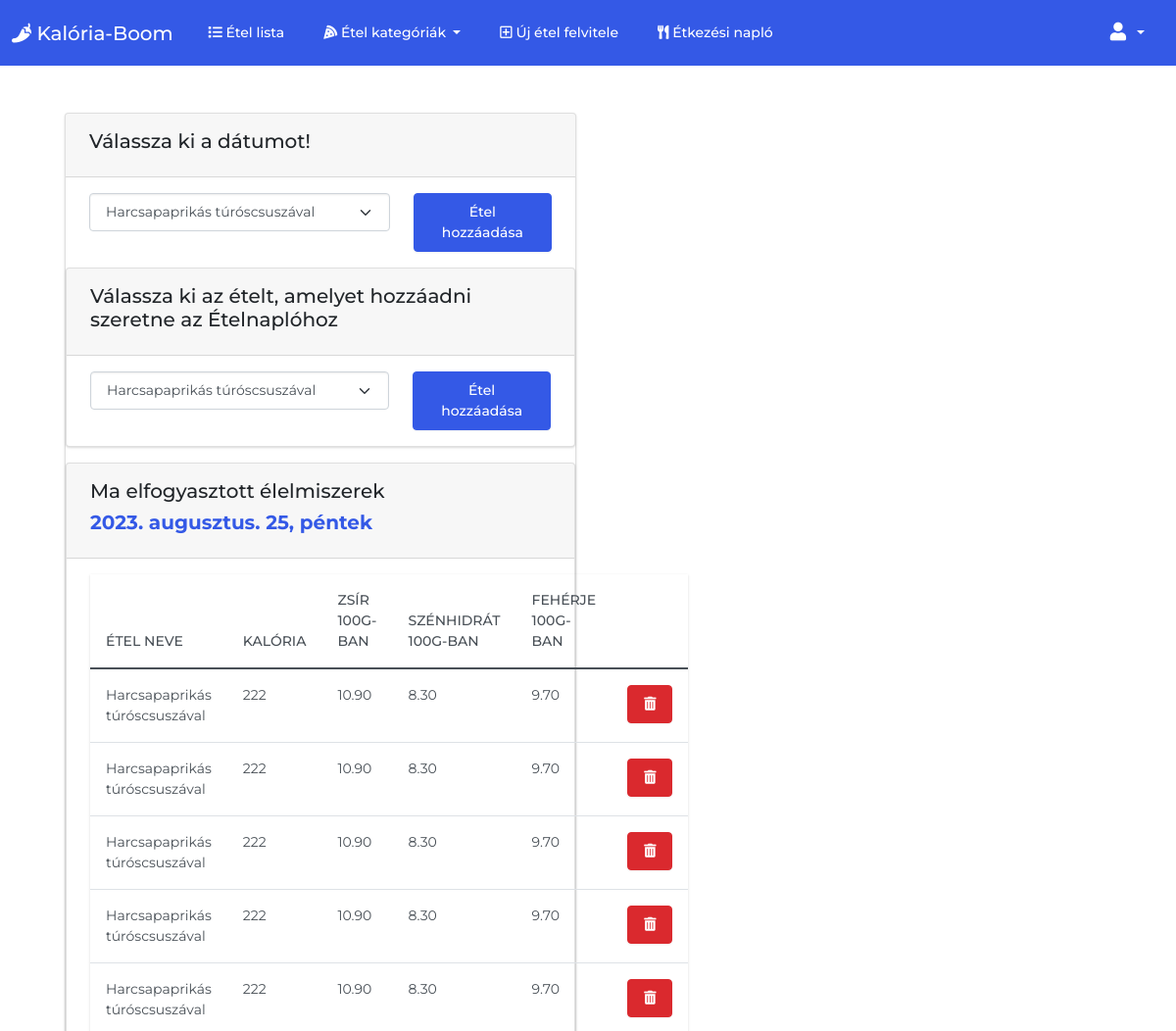
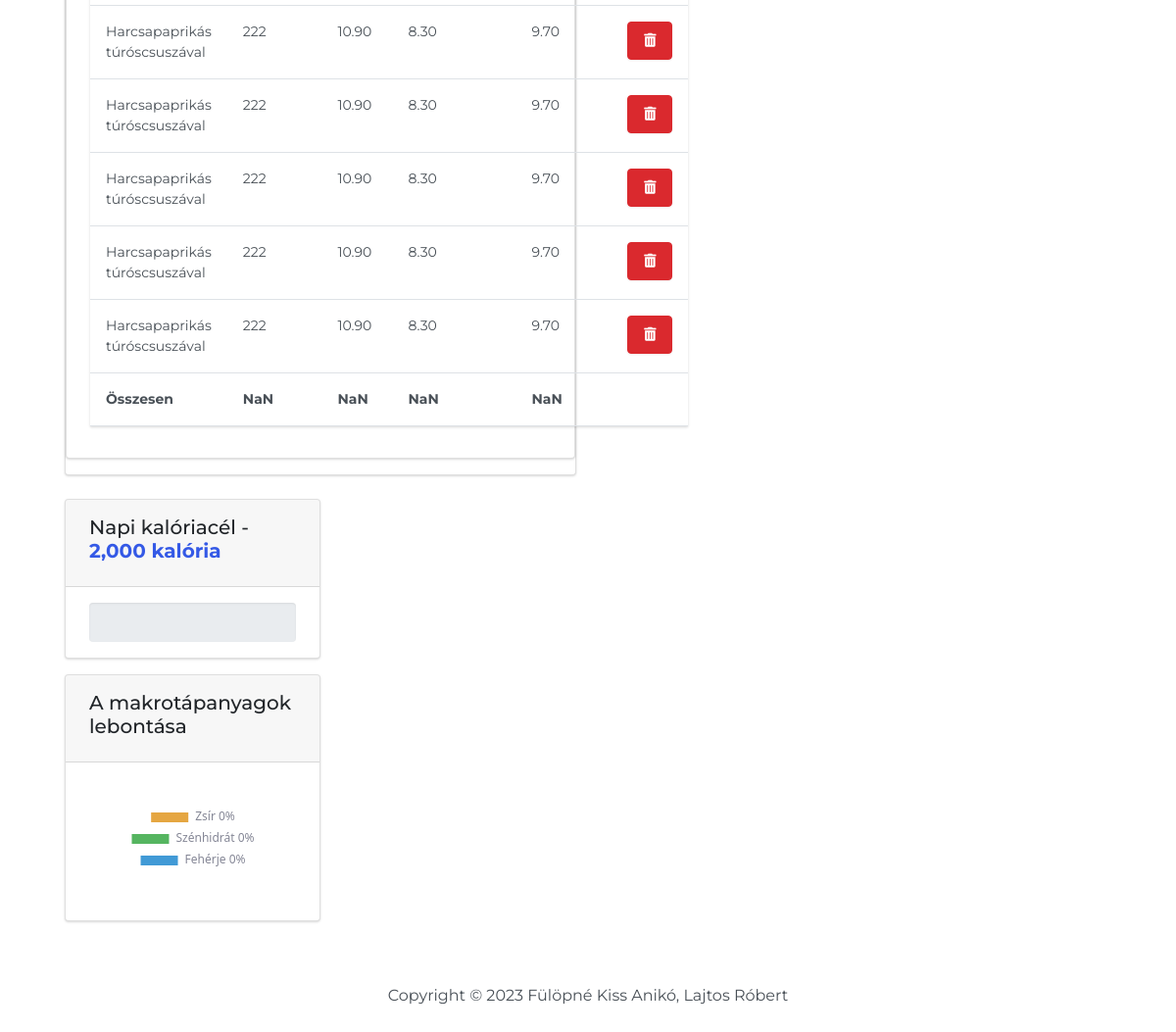
Screenshot of /food/foodlog (signed in) with the database file from the repository (2 pictures, top to bottom).
### foodtracker/models.py (models this page shows, shortened)
class FoodLog(models.Model):
    user = models.ForeignKey(User, on_delete=models.CASCADE)
    food_consumed = models.ForeignKey(Food, on_delete=models.CASCADE)
    food_date = models.DateField(default=datetime.now, blank=False)
    class Meta:
        verbose_name = 'Food Log'
        verbose_name_plural = 'Food Log'

class Food(models.Model):
    food_name = models.CharField(max_length=200)
    quantity = models.DecimalField(max_digits=7, decimal_places=2, default=100.00)
    calories = models.IntegerField(default=0)
    fat = models.DecimalField(max_digits=7, decimal_places=2)
    carbohydrates = models.DecimalField(max_digits=7, decimal_places=2)
    protein = models.DecimalField(max_digits=7, decimal_places=2)
    category = models.ForeignKey(FoodCategory, on_delete=models.CASCADE, related_name='food_category')

### foodtracker/views.py (the view)
# urls.py: path('food/foodlog', views.food_log_view, name='food_log'),
@login_required
def food_log_view(request):
    if request.method == 'POST':
        foods = Food.objects.all()
        food = request.POST['food_consumed']
        food_consumed = Food.objects.get(food_name=food)
        food_date = datetime.now()
        user = request.user
        food_log = FoodLog(user=user, food_consumed=food_consumed, food_date=food_date)
        food_log.save()
    else:  # GET method
        foods = Food.objects.all()
    user_food_log = FoodLog.objects.filter(user=request.user)
    return render(request, 'food_log.html', {
        'categories': FoodCategory.objects.all(),
        'foods': foods,
        'user_food_log': user_food_log
    })

### foodtracker/models.py (called while the page is built)
    def __str__(self):
        return f'{self.category_name}'

    @property
    def count_food_by_category(self):
        return Food.objects.filter(category=self).count()

### templates/food_log.html (shortened to what this page needs)
{% extends 'base.html' %}
{% load static %}
{% block body %}
<div class='py-4 mt-auto'>
    <div class='container-fluid px-4'>
        <div class='row justify-content-center'>
            <div class='col-xl-12'>
                    <div class='row'>
                        <div class='col-md-6 mt-4'>
                            <div class='card bg-secondary mb-3'>
                                <div class='card-header'>
                                    <h5>Válassza ki a dátumot!</h5>
                                </div>
                                <div class='card-body'>
                                    <div class='form-group'>
                                        <form method='POST'>
                                            <div class='form-group'>
                                                <div class='row'>
                                                    <div class='col-8'>
                                                        <select class='form-select' name='food_consumed' id='food_consumed'>
                                                            {% for food in foods %}
                                                                <option value='{{food.food_name}}'>
                                                                    {{ food.food_name }}
                                                                </option>
                                                            {% endfor %}
                                                        </select>
                                                    </div>
                                                    <div class='col-4'>
                                                        <button type='submit' class='btn btn-primary'>
                                                            Étel hozzáadása
                                                        </button>
                                                    </div>
                                                </div>
                                            </div>
                                        </form>
                                    </div>
                                </div>
                            <div class='card bg-secondary mb-3'>
                                <div class='card-header'>
                                    <h5>Válassza ki az ételt, amelyet hozzáadni szeretne az Ételnaplóhoz</h5>
                                </div>
                                <div class='card-body'>
                                    <div class='form-group'>
                                        <form method='POST'>
                                            <div class='form-group'>
                                                <div class='row'>
                                                    <div class='col-8'>
                                                        <select class='form-select' name='food_consumed' id='food_consumed'>
                                                            {% for food in foods %}
                                                                <option value='{{food.food_name}}'>
                                                                    {{ food.food_name }}
                                                                </option>
                                                            {% endfor %}
                                                        </select>
                                                    </div>
                                                    <div class='col-4'>
                                                        <button type='submit' class='btn btn-primary'>
                                                            Étel hozzáadása
                                                        </button>
                                                    </div>
                                                </div>
                                            </div>
                                        </form>
                                    </div>
                                </div>
                            </div>
                            <div class='card bg-secondary mb-3'>
                                <div class='card-header'>
                                    <h5>Ma elfogyasztott élelmiszerek</h5>
                                    <h5><strong class='text-primary'>{% now "Y. F. j, l" %}</strong></h5>
                                </div>
                                <div class='card-body'>
                                    <table id='foodtable' class='table table-hover'>
                                        <thead>
                                            <tr>
                                                <th scope='col' class='col-md-2'>Étel neve</th>
                                                <th scope='col' class='col-md-2'>Kalória</th>
                                                <th scope='col' class='col-md-2'>Zsír 100g-ban</th>
                                                <th scope='col' class='col-md-2'>Szénhidrát 100g-ban</th>
                                                <th scope='col' class='col-md-2'>Fehérje 100g-ban</th>
                                                <th scope='col' class='col-md-2'></th>
                                            </tr>
                                        </thead>
                                        <tbody>
                                        {% for food_item in user_food_log %}
                                            {% if food_item.food_consumed.food_date == now %}
                                                <tr>
                                                    <td class='col-md-2'>{{ food_item.food_consumed.food_name }}</td>
                                                    <td class='col-md-2'>{{ food_item.food_consumed.calories }}</td>
                                                    <td class='col-md-2'>{{ food_item.food_consumed.fat }}</td>
                                                    <td class='col-md-2'>{{ food_item.food_consumed.carbohydrates }}</td>
                                                    <td class='col-md-2'>{{ food_item.food_consumed.protein }}</td>
                                                    <td>
                                                        <a class='btn btn-danger' href="{% url 'food_log_delete' food_item.id %}">
                                                            <i class='fas fa-trash-alt'></i>
                                                        </a>
                                                    </td>
                                                </tr>
                                            {% endif %}
                                        {% endfor %}
                                            <tr>
                                                <td id='foodName' class='col-md-2'><b>Összesen</b></td>
                                                <td id='totalCalories' class='col-md-2'><b></b></td>
                                                <td id='totalFat' class='col-md-2'><b></b></td>
                                                <td id='totalCarbohydrates' class='col-md-2'><b></b></td>
                                                <td id='totalProtein' class='col-md-2'><b></b></td>
                                                <td></td>
                                            </tr>
                                        </tbody>
                                    </table>
                                </div>
                            </div>
                        </div>
                        <div class='col-md-6 mt-4'>
                            <div class='card bg-secondary mb-3'>
                                <div class='card-header'>
                                    <h5>Napi kalóriacél - <strong class='text-primary'>2,000 kalória</strong></h5>
                                </div>
                                <div class='card-body justify-content-center'>
                                    <div class='progress' style="height: 40px;">
                                    </div>
                                </div>
                            </div>
                            <div class='card bg-secondary mb-3'>
                                <div class='card-header'>
                                    <h5>A makrotápanyagok lebontása</h5>
                                </div>
                                <div class='card-body justify-content-center'>
                                    <div class='chart-pie pt-4'>
                                        <canvas id='myPieChart'></canvas>
                                    </div>
                                </div>
                            </div>
                        </div>
                    </div>
            </div>
        </div>
    </div>
</div>
{% endblock %}

### templates/base.html (shortened to what this page needs)
{% load static %}
<!DOCTYPE html>
<html lang='en'>
    <head>
        <link href='https://cdnjs.cloudflare.com/ajax/libs/font-awesome/5.8.2/css/all.min.css' rel='stylesheet'>
        <link href='{% static "css/bootstrap.min.css" %}' rel='stylesheet'>
        <link href='{% static "css/styles.css" %}' rel='stylesheet'>
    </head>
    <body>
        <nav class='navbar navbar-expand-lg navbar-dark bg-primary'>
            <div class='container-fluid'>
                <a class='navbar-brand' href="{% url 'index' %}">
                    <i class='fas fa-pepper-hot fa-2xl'></i> Kalória-Boom
                </a>
                <div class='collapse navbar-collapse' id='navbarColor'>
                    <ul class='navbar-nav me-auto'>
                        <li class='nav-item'>
                            <a class='nav-link' href="{% url 'index' %}">
                                <i class='fas fa-list'></i> Étel lista
                            </a>
                        </li>
                        <li class='nav-item dropdown'>
                            <a class='nav-link dropdown-toggle' data-bs-toggle='dropdown' href='#' role='button' aria-haspopup='true' aria-expanded='false'>
                                <i class='fas fa-pizza-slice'></i> Étel kategóriák
                            </a>
                        </li>
                        {% if user.is_authenticated %}
                            <li class='nav-item'>
                                <a class='nav-link' href="{% url 'food_add' %}">
                                    <i class='far fa-plus-square'></i> Új étel felvitele
                                </a>
                            </li>
                            <li class='nav-item'>
                                <a class='nav-link' href="{% url 'food_log' %}">
                                    <i class='fas fa-utensils'></i> Étkezési napló
                                </a>
                            </li>
                        {% endif %}
                    </ul>
                    <ul class='navbar-nav ms-auto'>
                        {% if user.is_authenticated %}
                        <li class='nav-item dropdown'>
                            <a class='nav-link dropdown-toggle' data-bs-toggle='dropdown' href='#' role='button' aria-haspopup='true' aria-expanded='false'>
                                <i class='fas fa-user fa-fw fa-lg'></i>
                            </a>
                        </li>
                        {% endif %}
                    </ul>
                </div>
            </div>
        </nav>
        <main>
            <div class='container'>
                {% block body %}
                {% endblock %}
            </div>
        </main>
        <footer class='py-4'>
            <div class='d-flex align-items-center justify-content-center'>
                <div class='text-center'>
                    Copyright &copy; <script>document.write(new Date().getFullYear())</script> Fülöpné Kiss Anikó, Lajtos Róbert
                </div>
            </div>
        </footer>
    </body>
</html>

### static/css/styles.css (style rules this page uses)
html { position: relative; min-height: 100%; }
body { margin: 0 0 90px; font-family: 'Montserrat', sans-serif !important; }
footer { position: absolute; left: 0; bottom: 0; height: 90px; width: 100%; }

### rows the page displays
FoodLog: food_consumed.food_name "Harcsapaprikás túróscsuszával", food_consumed.calories "222", food_consumed.fat "10.90", food_consumed.carbohydrates "8.30", food_consumed.protein "9.70"
FoodLog: food_consumed.food_name "Harcsapaprikás túróscsuszával", food_consumed.calories "222", food_consumed.fat "10.90", food_consumed.carbohydrates "8.30", food_consumed.protein "9.70"
FoodLog: food_consumed.food_name "Harcsapaprikás túróscsuszával", food_consumed.calories "222", food_consumed.fat "10.90", food_consumed.carbohydrates "8.30", food_consumed.protein "9.70"
FoodLog: food_consumed.food_name "Harcsapaprikás túróscsuszával", food_consumed.calories "222", food_consumed.fat "10.90", food_consumed.carbohydrates "8.30", food_consumed.protein "9.70"
FoodLog: food_consumed.food_name "Harcsapaprikás túróscsuszával", food_consumed.calories "222", food_consumed.fat "10.90", food_consumed.carbohydrates "8.30", food_consumed.protein "9.70"
FoodLog: food_consumed.food_name "Harcsapaprikás túróscsuszával", food_consumed.calories "222", food_consumed.fat "10.90", food_consumed.carbohydrates "8.30", food_consumed.protein "9.70"
FoodLog: food_consumed.food_name "Harcsapaprikás túróscsuszával", food_consumed.calories "222", food_consumed.fat "10.90", food_consumed.carbohydrates "8.30", food_consumed.protein "9.70"
FoodLog: food_consumed.food_name "Harcsapaprikás túróscsuszával", food_consumed.calories "222", food_consumed.fat "10.90", food_consumed.carbohydrates "8.30", food_consumed.protein "9.70"
FoodLog: food_consumed.food_name "Harcsapaprikás túróscsuszával", food_consumed.calories "222", food_consumed.fat "10.90", food_consumed.carbohydrates "8.30", food_consumed.protein "9.70"
FoodLog: food_consumed.food_name "Harcsapaprikás túróscsuszával", food_consumed.calories "222", food_consumed.fat "10.90", food_consumed.carbohydrates "8.30", food_consumed.protein "9.70"

### other values shown
form field food_consumed "Harcsapaprikás túróscsuszával"
